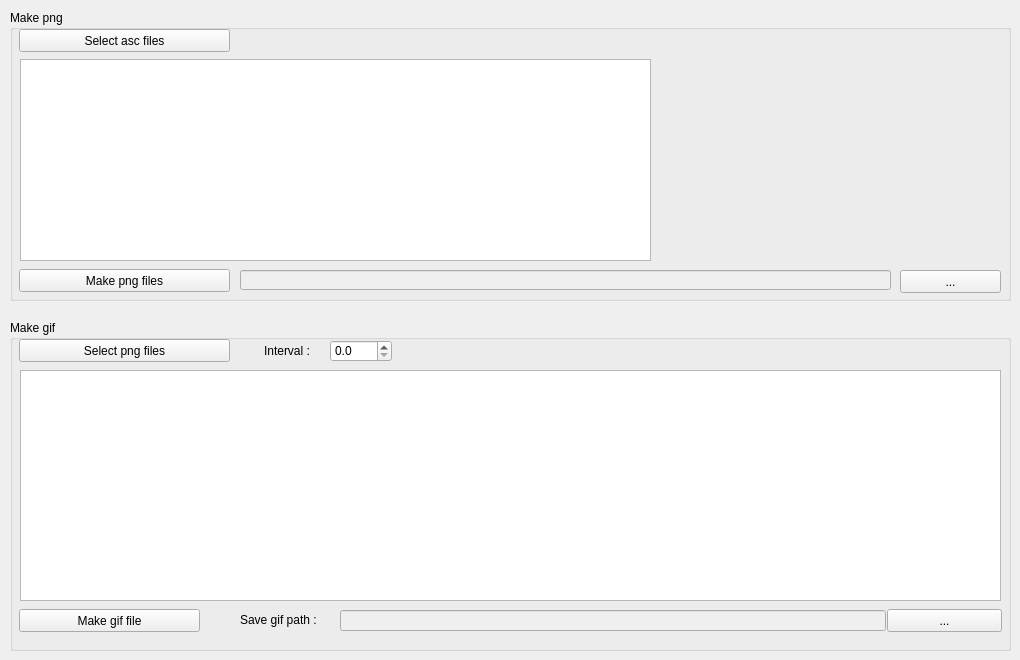
   <widget class="QWidget" name="tab_24">
    <attribute name="title">
     <string>Make Image</string>
    </attribute>
    <widget class="QGroupBox" name="groupBox_32">
     <property name="geometry">
      <rect>
       <x>10</x>
       <y>10</y>
       <width>1001</width>
       <height>291</height>
      </rect>
     </property>
     <property name="title">
      <string>Make png</string>
     </property>
     <widget class="QPushButton" name="btn_select_asc_files">
      <property name="geometry">
       <rect>
        <x>9</x>
        <y>19</y>
        <width>211</width>
        <height>23</height>
       </rect>
      </property>
      <property name="text">
       <string>Select asc files</string>
      </property>
     </widget>
     <widget class="QPushButton" name="btn_make_png_files">
      <property name="geometry">
       <rect>
        <x>9</x>
        <y>259</y>
        <width>211</width>
        <height>23</height>
       </rect>
      </property>
      <property name="text">
       <string>Make png files</string>
      </property>
     </widget>
     <widget class="QListWidget" name="tbl_asc_list">
      <property name="geometry">
       <rect>
        <x>10</x>
        <y>49</y>
        <width>631</width>
        <height>202</height>
       </rect>
      </property>
     </widget>
     <widget class="QLineEdit" name="txt_output_png">
      <property name="enabled">
       <bool>false</bool>
      </property>
      <property name="geometry">
       <rect>
        <x>230</x>
        <y>260</y>
        <width>651</width>
        <height>20</height>
       </rect>
      </property>
     </widget>
     <widget class="QPushButton" name="btn_output_png">
      <property name="geometry">
       <rect>
        <x>890</x>
        <y>260</y>
        <width>101</width>
        <height>23</height>
       </rect>
      </property>
      <property name="text">
       <string>...</string>
      </property>
     </widget>
     <widget class="QgsMapCanvas" name="gpm_canvas" native="true">
      <property name="geometry">
       <rect>
        <x>650</x>
        <y>50</y>
        <width>341</width>
        <height>201</height>
       </rect>
      </property>
     </widget>
     <zorder>btn_select_asc_files</zorder>
     <zorder>btn_make_png_files</zorder>
     <zorder>tbl_asc_list</zorder>
     <zorder>txt_output_png</zorder>
     <zorder>btn_output_png</zorder>
     <zorder>gpm_canvas</zorder>
     <zorder>treeWidget</zorder>
     <zorder>treeWidget</zorder>
     <zorder>treeWidget</zorder>
    </widget>
    <widget class="QGroupBox" name="groupBox_33">
     <property name="geometry">
      <rect>
       <x>10</x>
       <y>320</y>
       <width>1001</width>
       <height>331</height>
      </rect>
     </property>
     <property name="title">
      <string>Make gif</string>
     </property>
     <widget class="QPushButton" name="btn_make_gif_file">
      <property name="geometry">
       <rect>
        <x>9</x>
        <y>289</y>
        <width>181</width>
        <height>23</height>
       </rect>
      </property>
      <property name="text">
       <string>Make gif file</string>
      </property>
     </widget>
     <widget class="QPushButton" name="btn_select_png_Folder">
      <property name="geometry">
       <rect>
        <x>9</x>
        <y>19</y>
        <width>211</width>
        <height>23</height>
       </rect>
      </property>
      <property name="text">
       <string>Select png files</string>
      </property>
     </widget>
     <widget class="QLineEdit" name="txt_save_gif_path_imag">
      <property name="enabled">
       <bool>false</bool>
      </property>
      <property name="geometry">
       <rect>
        <x>330</x>
        <y>290</y>
        <width>546</width>
        <height>21</height>
       </rect>
      </property>
     </widget>
     <widget class="QLabel" name="label_73">
      <property name="geometry">
       <rect>
        <x>230</x>
        <y>292</y>
        <width>100</width>
        <height>16</height>
       </rect>
      </property>
      <property name="text">
       <string>Save gif path : </string>
      </property>
     </widget>
     <widget class="QPushButton" name="btn_select_save_path_imag">
      <property name="geometry">
       <rect>
        <x>877</x>
        <y>289</y>
        <width>115</width>
        <height>23</height>
       </rect>
      </property>
      <property name="text">
       <string>...</string>
      </property>
     </widget>
     <widget class="QLabel" name="label_74">
      <property name="geometry">
       <rect>
        <x>254</x>
        <y>21</y>
        <width>70</width>
        <height>20</height>
       </rect>
      </property>
      <property name="text">
       <string>Interval : </string>
      </property>
     </widget>
     <widget class="QDoubleSpinBox" name="Interval_box_imag">
      <property name="geometry">
       <rect>
        <x>320</x>
        <y>20</y>
        <width>62</width>
        <height>22</height>
       </rect>
      </property>
      <property name="decimals">
       <number>1</number>
      </property>
     </widget>
     <widget class="QListWidget" name="btl_png_list">
      <property name="geometry">
       <rect>
        <x>10</x>
        <y>50</y>
        <width>981</width>
        <height>231</height>
       </rect>
      </property>
     </widget>
     <zorder>btn_make_gif_file</zorder>
     <zorder>btn_select_png_Folder</zorder>
     <zorder>txt_save_gif_path_imag</zorder>
     <zorder>label_73</zorder>
     <zorder>btn_select_save_path_imag</zorder>
     <zorder>label_74</zorder>
     <zorder>Interval_box_imag</zorder>
     <zorder>btl_png_list</zorder>
     <zorder>treeWidget</zorder>
    </widget>
    <zorder>groupBox_32</zorder>
    <zorder>groupBox_33</zorder>
    <zorder>treeWidget</zorder>
    <zorder>treeWidget</zorder>
   </widget>
